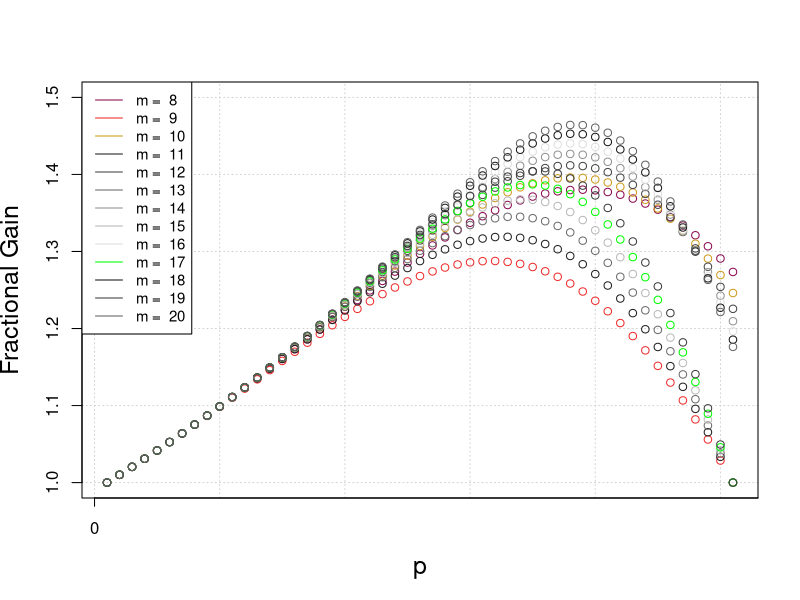

This chart was generated by the following R code:
#Rscript plots_updated.r

op <- par(cex = 1.5)
par(mfrow=c(1,2))
a <- 8

pdf('rplot.pdf')

for(i in 1:1){

  m_cor <- 2
  M <- 20 #max number of drones
  m_seq <-seq(a, M, 1)
  a<-3
  #p_seq <- seq(0,0.5,0.001)
  p_seq <- seq(0,0.5,0.01)
  cor <- 0
  c_cor <- 1
  pass_cor <- 15


  #summation calculator. Return the probability for m.
  calc <- function(p,m,d){
    sum <- 0
    for(i in seq(d,m)){
      sum <- sum +  choose(m,i) * (1 - p)^(i-1) * (p) ^ (m-i)
    }
    return(sum)
  }


  ## The following changes reduce the number of points in the plot (and makes them much larger),
  ## so that it shows now that the domain is discrete, not continous
  ## I also changed cex.lab to 1.5, to enlarge the x and y axis labels
  plot(x = p_seq, ylim = c(1, 1.5), xlab = "p", ylab = "Fractional Gain", pch = NA, xaxt = 'n', cex.lab = 1.5, panel.first = grid())
  #axis(side=1, at= seq(0,1000,100), labels= seq(0,1,0.1), las=1, tck=- .02)
  axis(side=1, at= seq(0,1000,100), labels= seq(0,1,0.1), las=1, tck=- .02)

  for( m in m_seq ){

    r<-0
    c <- 1
    optmalError <- 0
    max <- 0
    d <- (m-1) / 2  + 1


   for (p in p_seq){

    if(m%%2 == 0){#even
        r[c] <- calc(p,m,m/2)
    }else{#odd
        r[c] <- calc(p,m,d)
    }

    if(max < r[c]){
      optmalError <- p #Optimal Error p
      max <- r[c]
    }
    c <- c + 1
    p <- r
   }#end_for

  #points(x = (1:length(r)), y =r, pch=1, cex =1,  col = colors()[m_cor+pass_cor])
  points(x = (1:length(r)), y =r, pch=1, cex =1,  col = colors()[m*pass_cor])##colors from 2*15 to max_m*15
  m_cor <- m_cor  + 2
  cor[c_cor] <- m+pass_cor
  c_cor <- c_cor + 1

  frac <- max(r) #Fractal Gain
  pm <- 1 - frac * (1 - optmalError) #Majority Error

  #print(paste("Number of Drones: ", m))
  print(paste("m = ",m, ", optimal value of p =", optmalError,", fractional gain =", frac, ", majority error (pm)=: ",  pm))

  }#end_for

  legend("topleft", legend= paste("m = ", m_seq),
  ## I changed cex to 0.9, to enlarge the text of the legends
  ##col= colors()[seq(17,170,2)], lty= 1, cex=0.9)
  col= colors()[seq(8*15,500,15)], lty= 1, cex=0.9)

}

dev.off()








